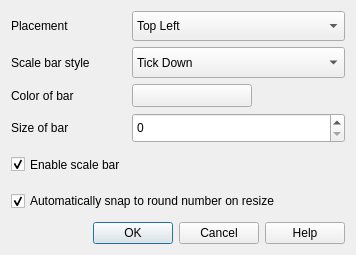
<?xml version="1.0" encoding="UTF-8"?>
<ui version="4.0">
 <class>QgsDecorationScaleBarDialog</class>
 <widget class="QDialog" name="QgsDecorationScaleBarDialog">
  <property name="geometry">
   <rect>
    <x>0</x>
    <y>0</y>
    <width>356</width>
    <height>255</height>
   </rect>
  </property>
  <property name="windowTitle">
   <string>Scale Bar Decoration</string>
  </property>
  <property name="windowIcon">
   <iconset>
    <normaloff/>
   </iconset>
  </property>
  <layout class="QGridLayout" name="gridLayout">
   <item row="0" column="0">
    <widget class="QLabel" name="textLabel1_2">
     <property name="sizePolicy">
      <sizepolicy hsizetype="Preferred" vsizetype="Minimum">
       <horstretch>0</horstretch>
       <verstretch>0</verstretch>
      </sizepolicy>
     </property>
     <property name="text">
      <string>Placement</string>
     </property>
     <property name="buddy">
      <cstring>cboPlacement</cstring>
     </property>
    </widget>
   </item>
   <item row="0" column="1">
    <widget class="QComboBox" name="cboPlacement">
     <property name="sizePolicy">
      <sizepolicy hsizetype="Minimum" vsizetype="Minimum">
       <horstretch>0</horstretch>
       <verstretch>0</verstretch>
      </sizepolicy>
     </property>
     <item>
      <property name="text">
       <string>Top Left</string>
      </property>
     </item>
     <item>
      <property name="text">
       <string>Top Right</string>
      </property>
     </item>
     <item>
      <property name="text">
       <string>Bottom Left</string>
      </property>
     </item>
     <item>
      <property name="text">
       <string>Bottom Right</string>
      </property>
     </item>
    </widget>
   </item>
   <item row="1" column="0">
    <widget class="QLabel" name="textLabel1">
     <property name="sizePolicy">
      <sizepolicy hsizetype="Preferred" vsizetype="Minimum">
       <horstretch>0</horstretch>
       <verstretch>0</verstretch>
      </sizepolicy>
     </property>
     <property name="text">
      <string>Scale bar style</string>
     </property>
     <property name="buddy">
      <cstring>cboStyle</cstring>
     </property>
    </widget>
   </item>
   <item row="1" column="1">
    <widget class="QComboBox" name="cboStyle">
     <property name="sizePolicy">
      <sizepolicy hsizetype="Minimum" vsizetype="Minimum">
       <horstretch>0</horstretch>
       <verstretch>0</verstretch>
      </sizepolicy>
     </property>
     <property name="toolTip">
      <string>Select the style of the scale bar</string>
     </property>
     <item>
      <property name="text">
       <string>Tick Down</string>
      </property>
     </item>
     <item>
      <property name="text">
       <string>Tick Up</string>
      </property>
     </item>
     <item>
      <property name="text">
       <string>Box</string>
      </property>
     </item>
     <item>
      <property name="text">
       <string>Bar</string>
      </property>
     </item>
    </widget>
   </item>
   <item row="2" column="0">
    <widget class="QLabel" name="textLabel1_3_2">
     <property name="sizePolicy">
      <sizepolicy hsizetype="Preferred" vsizetype="Minimum">
       <horstretch>0</horstretch>
       <verstretch>0</verstretch>
      </sizepolicy>
     </property>
     <property name="text">
      <string>Color of bar</string>
     </property>
    </widget>
   </item>
   <item row="2" column="1">
    <layout class="QHBoxLayout" name="horizontalLayout">
     <item>
      <widget class="QgsColorButtonV2" name="pbnChangeColor">
       <property name="minimumSize">
        <size>
         <width>120</width>
         <height>0</height>
        </size>
       </property>
       <property name="maximumSize">
        <size>
         <width>120</width>
         <height>16777215</height>
        </size>
       </property>
       <property name="text">
        <string/>
       </property>
      </widget>
     </item>
     <item>
      <spacer name="horizontalSpacer">
       <property name="orientation">
        <enum>Qt::Horizontal</enum>
       </property>
       <property name="sizeHint" stdset="0">
        <size>
         <width>40</width>
         <height>20</height>
        </size>
       </property>
      </spacer>
     </item>
    </layout>
   </item>
   <item row="3" column="0">
    <widget class="QLabel" name="textLabel1_3">
     <property name="sizePolicy">
      <sizepolicy hsizetype="Preferred" vsizetype="Minimum">
       <horstretch>0</horstretch>
       <verstretch>0</verstretch>
      </sizepolicy>
     </property>
     <property name="text">
      <string>Size of bar</string>
     </property>
     <property name="buddy">
      <cstring>spnSize</cstring>
     </property>
    </widget>
   </item>
   <item row="3" column="1">
    <widget class="QSpinBox" name="spnSize">
     <property name="sizePolicy">
      <sizepolicy hsizetype="Minimum" vsizetype="Minimum">
       <horstretch>0</horstretch>
       <verstretch>0</verstretch>
      </sizepolicy>
     </property>
    </widget>
   </item>
   <item row="4" column="0">
    <widget class="QCheckBox" name="chkEnable">
     <property name="sizePolicy">
      <sizepolicy hsizetype="Minimum" vsizetype="Minimum">
       <horstretch>0</horstretch>
       <verstretch>0</verstretch>
      </sizepolicy>
     </property>
     <property name="text">
      <string>Enable scale bar</string>
     </property>
     <property name="checked">
      <bool>true</bool>
     </property>
    </widget>
   </item>
   <item row="5" column="0" colspan="2">
    <widget class="QCheckBox" name="chkSnapping">
     <property name="sizePolicy">
      <sizepolicy hsizetype="Minimum" vsizetype="Minimum">
       <horstretch>0</horstretch>
       <verstretch>0</verstretch>
      </sizepolicy>
     </property>
     <property name="text">
      <string>Automatically snap to round number on resize</string>
     </property>
     <property name="checked">
      <bool>true</bool>
     </property>
    </widget>
   </item>
   <item row="6" column="0" colspan="2">
    <widget class="QDialogButtonBox" name="buttonBox">
     <property name="orientation">
      <enum>Qt::Horizontal</enum>
     </property>
     <property name="standardButtons">
      <set>QDialogButtonBox::Cancel|QDialogButtonBox::Help|QDialogButtonBox::Ok</set>
     </property>
    </widget>
   </item>
  </layout>
 </widget>
 <layoutdefault spacing="6" margin="11"/>
 <customwidgets>
  <customwidget>
   <class>QgsColorButtonV2</class>
   <extends>QToolButton</extends>
   <header>qgscolorbuttonv2.h</header>
   <container>1</container>
  </customwidget>
 </customwidgets>
 <tabstops>
  <tabstop>cboPlacement</tabstop>
  <tabstop>cboStyle</tabstop>
  <tabstop>pbnChangeColor</tabstop>
  <tabstop>spnSize</tabstop>
  <tabstop>chkEnable</tabstop>
  <tabstop>chkSnapping</tabstop>
  <tabstop>buttonBox</tabstop>
 </tabstops>
 <resources/>
 <connections/>
</ui>
